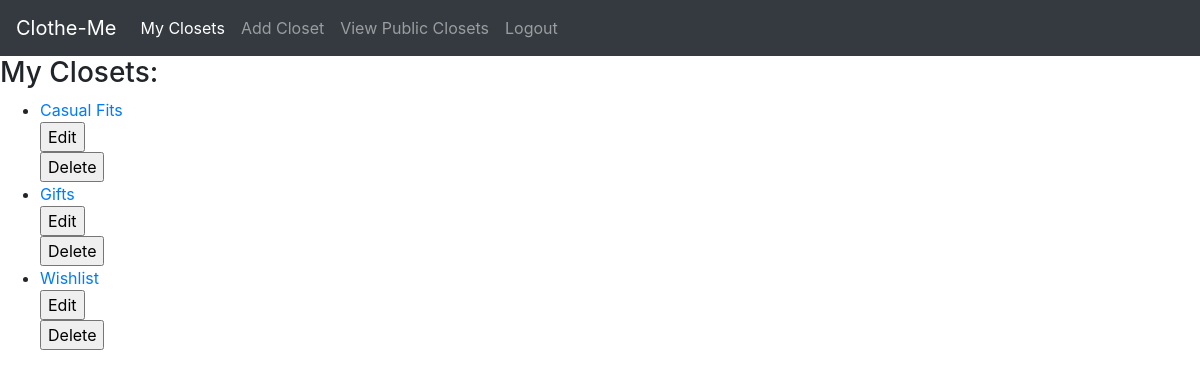
The page /closet/ on the database as committed earlier.
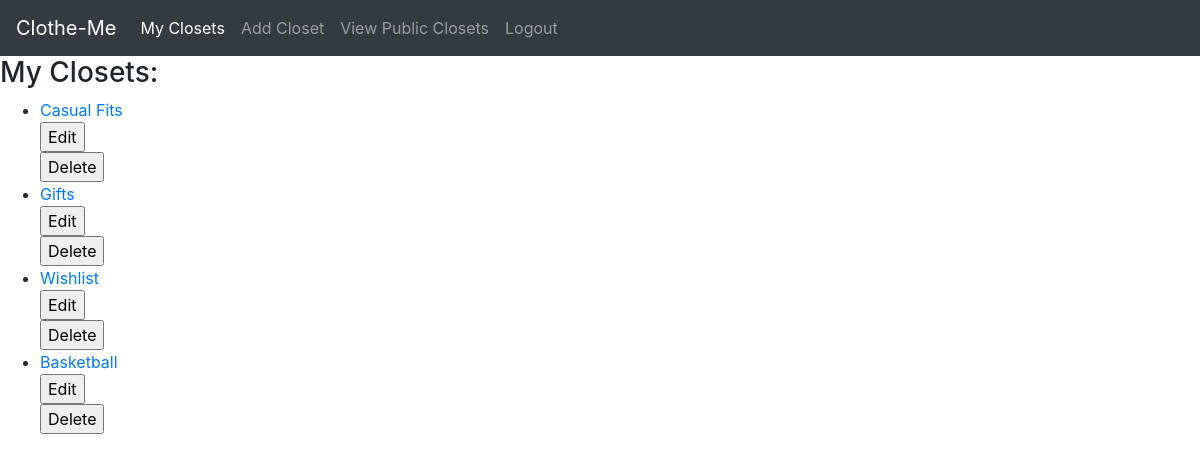
The same page on the database as committed later.
### user_closet/models.py (models this page shows, shortened)
class Closet(models.Model):
    name = models.CharField(max_length=200, default='My Closet')
    desc = models.CharField(max_length=1000, default='Description')

### user_closet/views.py (the view)
# urls.py: path('', views.IndexView.as_view(), name='index'),
class IndexView(generic.ListView):
    template_name = 'user_closet/index.html'
    context_object_name = 'all_closets'
    def get_queryset(self):
        return Closet.objects.all()

### user_closet/templates/user_closet/index.html
{% extends 'user_closet/base.html' %}
{% block body %}
{% if all_closets %}
    <h3>My Closets:</h3>
    <ul>
        {% for closet in all_closets %}
            <li>
                <a href="{% url 'user_closet:detail' closet.id %}">{{ closet.name }}</a>
                <form method="post" action="{% url 'user_closet:closet-update' closet.id %}">
                    {% csrf_token %}<input type="submit" value="Edit">
                </form>
                <form method="post" action="{% url 'user_closet:closet-delete' closet.id %}">
                    {% csrf_token %}<input type="submit" value="Delete">
                </form>
            </li>
        {% endfor %}
    </ul>
{% else %}
    <h3>You don't have any closets</h3>
{% endif %}
{% endblock %}

### user_closet/templates/user_closet/base.html (shortened to what this page needs)
<!DOCTYPE html>
<html lang="en">
<head>
    {% load static %}
    <link rel="stylesheet" href="https://stackpath.bootstrapcdn.com/bootstrap/4.4.1/css/bootstrap.min.css">
    <link rel="stylesheet" type="text/css" href="{% static 'user_closet/style.css' %}" />
</head>
<body>
    <nav class="navbar navbar-expand-lg navbar-dark bg-dark">
        <span class="navbar-brand" href="#">Clothe-Me</span>
        <div class="collapse navbar-collapse" id="navbarNav">
          <ul class="navbar-nav">
            <li class="nav-item active">
              <a class="nav-link" href="/closet/">My Closets<span class="sr-only">(current)</span></a>
            </li>
            <li class="nav-item">
              <a class="nav-link" href="{% url 'user_closet:closet-add' %}">Add Closet</a>
            </li>
            <li class="nav-item">
                <a class="nav-link" href="#">View Public Closets</a>
            </li>
            <li class="nav-item">
              <a class="nav-link" href="/">Logout</a>
            </li>
          </ul>
        </div>
    </nav>
{% block body %}
{% endblock %}
</body>
</html>

### user_closet/static/user_closet/style.css (style rules this page uses)
body { background: rgb(255, 255, 255); }

Rows that differ between the two databases and show on the page:
added Closet: name "Basketball"
